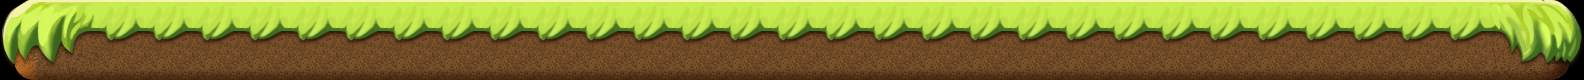

A level layout from a 2D game, rendered from its tile map. Below: a short description, then the map file with its tile-grid data intact:
An orthogonal 33x5 tile map with 48x16 px tiles, 1 tile layer (Tile Layer 1) and 1 object.

<map version="1.0" orientation="orthogonal" renderorder="right-down" width="33" height="5" tilewidth="48" tileheight="16" nextobjectid="2">
 <tileset firstgid="1" name="ground" tilewidth="48" tileheight="80" tilecount="5" columns="5">
  <image source="ground.png" width="240" height="80" />
 </tileset>
 <layer name="Tile Layer 1" width="33" height="5">
  <data>
   <tile gid="0" />
   <tile gid="0" />
   <tile gid="0" />
   <tile gid="0" />
   <tile gid="0" />
   <tile gid="0" />
   <tile gid="0" />
   <tile gid="0" />
   <tile gid="0" />
   <tile gid="0" />
   <tile gid="0" />
   <tile gid="0" />
   <tile gid="0" />
   <tile gid="0" />
   <tile gid="0" />
   <tile gid="0" />
   <tile gid="0" />
   <tile gid="0" />
   <tile gid="0" />
   <tile gid="0" />
   <tile gid="0" />
   <tile gid="0" />
   <tile gid="0" />
   <tile gid="0" />
   <tile gid="0" />
   <tile gid="0" />
   <tile gid="0" />
   <tile gid="0" />
   <tile gid="0" />
   <tile gid="0" />
   <tile gid="0" />
   <tile gid="0" />
   <tile gid="0" />
   <tile gid="0" />
   <tile gid="0" />
   <tile gid="0" />
   <tile gid="0" />
   <tile gid="0" />
   <tile gid="0" />
   <tile gid="0" />
   <tile gid="0" />
   <tile gid="0" />
   <tile gid="0" />
   <tile gid="0" />
   <tile gid="0" />
   <tile gid="0" />
   <tile gid="0" />
   <tile gid="0" />
   <tile gid="0" />
   <tile gid="0" />
   <tile gid="0" />
   <tile gid="0" />
   <tile gid="0" />
   <tile gid="0" />
   <tile gid="0" />
   <tile gid="0" />
   <tile gid="0" />
   <tile gid="0" />
   <tile gid="0" />
   <tile gid="0" />
   <tile gid="0" />
   <tile gid="0" />
   <tile gid="0" />
   <tile gid="0" />
   <tile gid="0" />
   <tile gid="0" />
   <tile gid="0" />
   <tile gid="0" />
   <tile gid="0" />
   <tile gid="0" />
   <tile gid="0" />
   <tile gid="0" />
   <tile gid="0" />
   <tile gid="0" />
   <tile gid="0" />
   <tile gid="0" />
   <tile gid="0" />
   <tile gid="0" />
   <tile gid="0" />
   <tile gid="0" />
   <tile gid="0" />
   <tile gid="0" />
   <tile gid="0" />
   <tile gid="0" />
   <tile gid="0" />
   <tile gid="0" />
   <tile gid="0" />
   <tile gid="0" />
   <tile gid="0" />
   <tile gid="0" />
   <tile gid="0" />
   <tile gid="0" />
   <tile gid="0" />
   <tile gid="0" />
   <tile gid="0" />
   <tile gid="0" />
   <tile gid="0" />
   <tile gid="0" />
   <tile gid="0" />
   <tile gid="0" />
   <tile gid="0" />
   <tile gid="0" />
   <tile gid="0" />
   <tile gid="0" />
   <tile gid="0" />
   <tile gid="0" />
   <tile gid="0" />
   <tile gid="0" />
   <tile gid="0" />
   <tile gid="0" />
   <tile gid="0" />
   <tile gid="0" />
   <tile gid="0" />
   <tile gid="0" />
   <tile gid="0" />
   <tile gid="0" />
   <tile gid="0" />
   <tile gid="0" />
   <tile gid="0" />
   <tile gid="0" />
   <tile gid="0" />
   <tile gid="0" />
   <tile gid="0" />
   <tile gid="0" />
   <tile gid="0" />
   <tile gid="0" />
   <tile gid="0" />
   <tile gid="0" />
   <tile gid="0" />
   <tile gid="0" />
   <tile gid="0" />
   <tile gid="0" />
   <tile gid="1" />
   <tile gid="2" />
   <tile gid="3" />
   <tile gid="3" />
   <tile gid="3" />
   <tile gid="3" />
   <tile gid="3" />
   <tile gid="3" />
   <tile gid="3" />
   <tile gid="3" />
   <tile gid="3" />
   <tile gid="3" />
   <tile gid="3" />
   <tile gid="3" />
   <tile gid="3" />
   <tile gid="3" />
   <tile gid="3" />
   <tile gid="3" />
   <tile gid="3" />
   <tile gid="3" />
   <tile gid="3" />
   <tile gid="3" />
   <tile gid="3" />
   <tile gid="3" />
   <tile gid="3" />
   <tile gid="3" />
   <tile gid="3" />
   <tile gid="3" />
   <tile gid="3" />
   <tile gid="3" />
   <tile gid="3" />
   <tile gid="4" />
   <tile gid="5" />
  </data>
 </layer>
 <objectgroup name="Object Layer 1" visible="0">
  <object id="1" x="0" y="0" width="1584" height="32" />
 </objectgroup>
 <objectgroup name="Object Layer 2" />
</map>